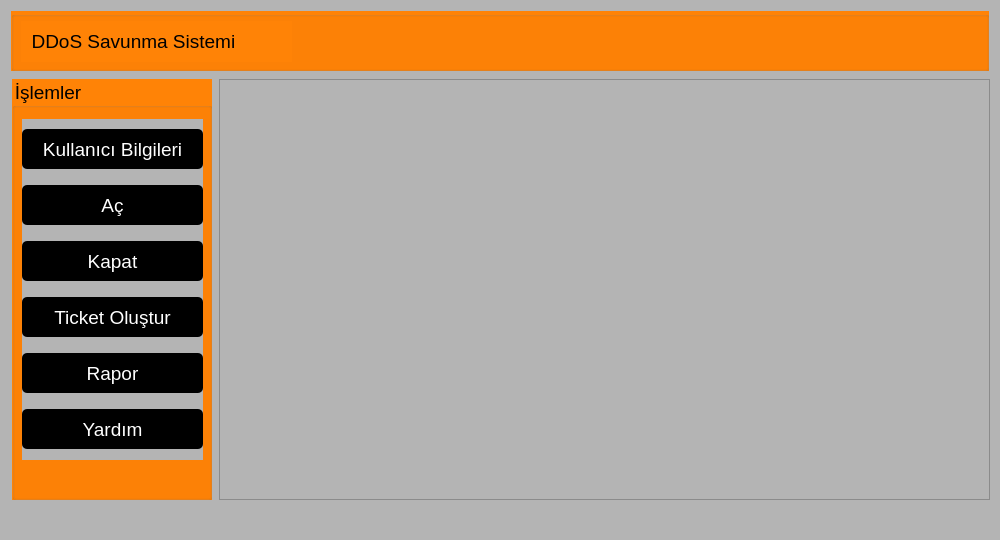
<?xml version="1.0" encoding="UTF-8"?>
<ui version="4.0">
 <class>MainWindow</class>
 <widget class="QMainWindow" name="MainWindow">
  <property name="geometry">
   <rect>
    <x>0</x>
    <y>0</y>
    <width>1000</width>
    <height>540</height>
   </rect>
  </property>
  <property name="minimumSize">
   <size>
    <width>1000</width>
    <height>540</height>
   </size>
  </property>
  <property name="maximumSize">
   <size>
    <width>1000</width>
    <height>540</height>
   </size>
  </property>
  <property name="windowTitle">
   <string>DDoS Mitigation With AI</string>
  </property>
  <property name="autoFillBackground">
   <bool>false</bool>
  </property>
  <property name="styleSheet">
   <string notr="true">QWidget{
	background-color: rgb(180, 180, 180)
}
QGroupBox{
	background-color: rgb(255, 131, 6);
	font: 14pt &quot;MS Shell Dlg 2&quot;;
}
QListWidget{
	color : rgb(255,255,255);
	font-size : 18px;
}
QListWidget::item:selected{
    background: rgb(239, 41, 41);
	color : black;
}
QPushButton{
	background-color: rgb(0, 0, 0);
	font: 14pt &quot;MS Shell Dlg 2&quot;;
	border-radius:5px;
	color: rgb(255, 255, 255);
}
QPushButton#btn_ac:hover:!pressed{
	background-color: rgb(0,255,0);
	font: 14pt &quot;MS Shell Dlg 2&quot;;
border-radius:5px;
color: rgb(255, 255, 255);
}
QPushButton#btn_kapat:hover:!pressed{
	background-color: rgb(255,0,0);
	font: 14pt &quot;MS Shell Dlg 2&quot;;
border-radius:5px;
color: rgb(255, 255, 255);
}
QPushButton:hover:!pressed{
  border: 2px solid rgb(46, 52, 54);
	color :rgb(0,0,0);
	background-color: rgb(255, 255, 255);
}
QLabel{
	
	color : black;
	font: 75 14pt &quot;MS Shell Dlg 2&quot;;
	background-color: rgb(255, 131, 6);
}
QLineEdit{
	font-size : 18px;
	font: 14pt &quot;MS Shell Dlg 2&quot;;
	background-color: rgb(255, 131, 6);
	color : white;
}</string>
  </property>
  <widget class="QWidget" name="centralwidget">
   <widget class="QGroupBox" name="groupBox_2">
    <property name="geometry">
     <rect>
      <x>11</x>
      <y>11</y>
      <width>978</width>
      <height>60</height>
     </rect>
    </property>
    <property name="minimumSize">
     <size>
      <width>0</width>
      <height>60</height>
     </size>
    </property>
    <property name="styleSheet">
     <string notr="true"/>
    </property>
    <property name="title">
     <string/>
    </property>
    <property name="flat">
     <bool>false</bool>
    </property>
    <widget class="QLabel" name="label">
     <property name="geometry">
      <rect>
       <x>10</x>
       <y>10</y>
       <width>271</width>
       <height>41</height>
      </rect>
     </property>
     <property name="font">
      <font>
       <family>MS Shell Dlg 2</family>
       <pointsize>14</pointsize>
       <weight>9</weight>
       <italic>false</italic>
       <bold>false</bold>
      </font>
     </property>
     <property name="styleSheet">
      <string notr="true"/>
     </property>
     <property name="text">
      <string>  DDoS Savunma Sistemi</string>
     </property>
    </widget>
   </widget>
   <widget class="QTableWidget" name="tbl_rapor">
    <property name="geometry">
     <rect>
      <x>219</x>
      <y>79</y>
      <width>771</width>
      <height>421</height>
     </rect>
    </property>
   </widget>
   <widget class="QGroupBox" name="groupBox">
    <property name="geometry">
     <rect>
      <x>12</x>
      <y>79</y>
      <width>200</width>
      <height>421</height>
     </rect>
    </property>
    <property name="minimumSize">
     <size>
      <width>200</width>
      <height>0</height>
     </size>
    </property>
    <property name="maximumSize">
     <size>
      <width>200</width>
      <height>16777215</height>
     </size>
    </property>
    <property name="font">
     <font>
      <family>MS Shell Dlg 2</family>
      <pointsize>14</pointsize>
      <weight>50</weight>
      <italic>false</italic>
      <bold>false</bold>
     </font>
    </property>
    <property name="styleSheet">
     <string notr="true"/>
    </property>
    <property name="title">
     <string>İşlemler</string>
    </property>
    <widget class="QWidget" name="verticalLayoutWidget">
     <property name="geometry">
      <rect>
       <x>10</x>
       <y>40</y>
       <width>181</width>
       <height>341</height>
      </rect>
     </property>
     <layout class="QVBoxLayout" name="verticalLayout">
      <item>
       <widget class="QPushButton" name="btn_kullaniciBilgi">
        <property name="minimumSize">
         <size>
          <width>0</width>
          <height>40</height>
         </size>
        </property>
        <property name="font">
         <font>
          <family>MS Shell Dlg 2</family>
          <pointsize>14</pointsize>
          <weight>50</weight>
          <italic>false</italic>
          <bold>false</bold>
         </font>
        </property>
        <property name="styleSheet">
         <string notr="true"/>
        </property>
        <property name="text">
         <string>Kullanıcı Bilgileri</string>
        </property>
       </widget>
      </item>
      <item>
       <widget class="QPushButton" name="btn_ac">
        <property name="minimumSize">
         <size>
          <width>0</width>
          <height>40</height>
         </size>
        </property>
        <property name="font">
         <font>
          <family>MS Shell Dlg 2</family>
          <pointsize>14</pointsize>
          <weight>50</weight>
          <italic>false</italic>
          <bold>false</bold>
         </font>
        </property>
        <property name="styleSheet">
         <string notr="true"/>
        </property>
        <property name="text">
         <string>Aç</string>
        </property>
       </widget>
      </item>
      <item>
       <widget class="QPushButton" name="btn_kapat">
        <property name="minimumSize">
         <size>
          <width>0</width>
          <height>40</height>
         </size>
        </property>
        <property name="font">
         <font>
          <family>MS Shell Dlg 2</family>
          <pointsize>14</pointsize>
          <weight>50</weight>
          <italic>false</italic>
          <bold>false</bold>
         </font>
        </property>
        <property name="styleSheet">
         <string notr="true"/>
        </property>
        <property name="text">
         <string>Kapat</string>
        </property>
       </widget>
      </item>
      <item>
       <widget class="QPushButton" name="btn_ticket">
        <property name="minimumSize">
         <size>
          <width>0</width>
          <height>40</height>
         </size>
        </property>
        <property name="font">
         <font>
          <family>MS Shell Dlg 2</family>
          <pointsize>14</pointsize>
          <weight>50</weight>
          <italic>false</italic>
          <bold>false</bold>
         </font>
        </property>
        <property name="styleSheet">
         <string notr="true"/>
        </property>
        <property name="text">
         <string>Ticket Oluştur</string>
        </property>
       </widget>
      </item>
      <item>
       <widget class="QPushButton" name="btn_rapor">
        <property name="minimumSize">
         <size>
          <width>0</width>
          <height>40</height>
         </size>
        </property>
        <property name="font">
         <font>
          <family>MS Shell Dlg 2</family>
          <pointsize>14</pointsize>
          <weight>50</weight>
          <italic>false</italic>
          <bold>false</bold>
         </font>
        </property>
        <property name="styleSheet">
         <string notr="true"/>
        </property>
        <property name="text">
         <string>Rapor</string>
        </property>
       </widget>
      </item>
      <item>
       <widget class="QPushButton" name="btn_yardim">
        <property name="minimumSize">
         <size>
          <width>0</width>
          <height>40</height>
         </size>
        </property>
        <property name="font">
         <font>
          <family>MS Shell Dlg 2</family>
          <pointsize>14</pointsize>
          <weight>50</weight>
          <italic>false</italic>
          <bold>false</bold>
         </font>
        </property>
        <property name="styleSheet">
         <string notr="true"/>
        </property>
        <property name="text">
         <string>Yardım</string>
        </property>
       </widget>
      </item>
     </layout>
    </widget>
   </widget>
  </widget>
  <widget class="QStatusBar" name="statusbar"/>
 </widget>
 <resources/>
 <connections/>
</ui>
